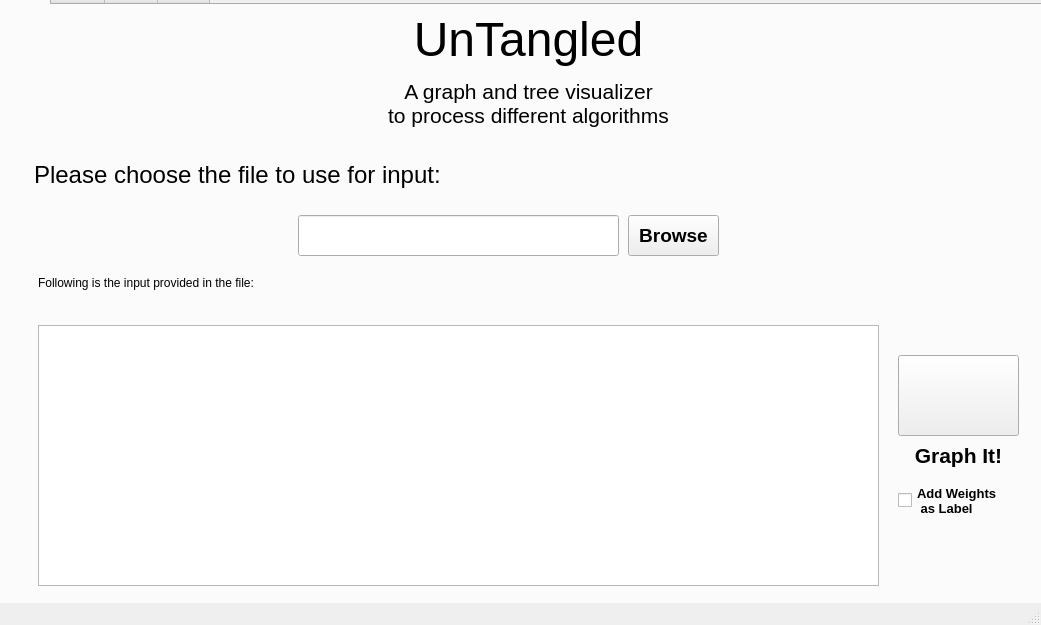
<?xml version="1.0" encoding="UTF-8"?>
<ui version="4.0">
 <class>MainWindow</class>
 <widget class="QMainWindow" name="MainWindow">
  <property name="geometry">
   <rect>
    <x>0</x>
    <y>0</y>
    <width>1041</width>
    <height>625</height>
   </rect>
  </property>
  <property name="windowTitle">
   <string>MainWindow</string>
  </property>
  <widget class="QWidget" name="centralwidget">
   <property name="autoFillBackground">
    <bool>false</bool>
   </property>
   <widget class="QTabWidget" name="Datatable">
    <property name="geometry">
     <rect>
      <x>-4</x>
      <y>-21</y>
      <width>1051</width>
      <height>631</height>
     </rect>
    </property>
    <property name="styleSheet">
     <string notr="true"/>
    </property>
    <widget class="QWidget" name="MainTab">
     <property name="styleSheet">
      <string notr="true"/>
     </property>
     <attribute name="title">
      <string>Tab 1</string>
     </attribute>
     <widget class="QPushButton" name="FileButton">
      <property name="geometry">
       <rect>
        <x>630</x>
        <y>210</y>
        <width>91</width>
        <height>41</height>
       </rect>
      </property>
      <property name="font">
       <font>
        <pointsize>14</pointsize>
        <weight>75</weight>
        <bold>true</bold>
       </font>
      </property>
      <property name="text">
       <string>Browse</string>
      </property>
     </widget>
     <widget class="QLabel" name="Inputlabel">
      <property name="geometry">
       <rect>
        <x>36</x>
        <y>150</y>
        <width>591</width>
        <height>41</height>
       </rect>
      </property>
      <property name="text">
       <string>&lt;html&gt;&lt;head/&gt;&lt;body&gt;&lt;p&gt;&lt;span style=&quot; font-size:18pt;&quot;&gt;Please choose the file to use for input:&lt;/span&gt;&lt;/p&gt;&lt;/body&gt;&lt;/html&gt;</string>
      </property>
     </widget>
     <widget class="QLineEdit" name="InputBox">
      <property name="geometry">
       <rect>
        <x>300</x>
        <y>210</y>
        <width>321</width>
        <height>41</height>
       </rect>
      </property>
      <property name="font">
       <font>
        <pointsize>12</pointsize>
       </font>
      </property>
     </widget>
     <widget class="QLabel" name="MainLabel">
      <property name="geometry">
       <rect>
        <x>300</x>
        <y>0</y>
        <width>461</width>
        <height>131</height>
       </rect>
      </property>
      <property name="styleSheet">
       <string notr="true"/>
      </property>
      <property name="text">
       <string>&lt;html&gt;&lt;head/&gt;&lt;body&gt;&lt;p align=&quot;center&quot;&gt;&lt;span style=&quot; font-size:36pt;&quot;&gt;UnTangled&lt;/span&gt;&lt;/p&gt;&lt;p align=&quot;center&quot;&gt;&lt;span style=&quot; font-size:16pt;&quot;&gt;A graph and tree visualizer &lt;br/&gt;to process different algorithms&lt;/span&gt;&lt;/p&gt;&lt;/body&gt;&lt;/html&gt;</string>
      </property>
     </widget>
     <widget class="QLabel" name="fileinputlabel">
      <property name="geometry">
       <rect>
        <x>40</x>
        <y>262</y>
        <width>451</width>
        <height>31</height>
       </rect>
      </property>
      <property name="text">
       <string>&lt;html&gt;&lt;head/&gt;&lt;body&gt;&lt;p&gt;&lt;span style=&quot; font-size:18pt;&quot;&gt;Following is the input provided in the file:&lt;/span&gt;&lt;/p&gt;&lt;/body&gt;&lt;/html&gt;</string>
      </property>
     </widget>
     <widget class="QTextBrowser" name="FileDatabox">
      <property name="geometry">
       <rect>
        <x>40</x>
        <y>320</y>
        <width>841</width>
        <height>261</height>
       </rect>
      </property>
     </widget>
     <widget class="QPushButton" name="GraphItbutton">
      <property name="geometry">
       <rect>
        <x>900</x>
        <y>350</y>
        <width>121</width>
        <height>81</height>
       </rect>
      </property>
      <property name="mouseTracking">
       <bool>false</bool>
      </property>
      <property name="styleSheet">
       <string notr="true">background-colo= qconicalgradient(cx:0, cy:0, angle:135, stop:0 rgba(255, 255, 0, 69), stop:0.375 rgba(255, 255, 0, 69), stop:0.423533 rgba(251, 255, 0, 145), stop:0.45 rgba(247, 255, 0, 208), stop:0.477581 rgba(255, 244, 71, 130), stop:0.518717 rgba(255, 218, 71, 130), stop:0.55 rgba(255, 255, 0, 255), stop:0.57754 rgba(255, 203, 0, 130), stop:0.625 rgba(255, 255, 0, 69), stop:1 rgba(255, 255, 0, 69))border: 2px dashed black;</string>
      </property>
      <property name="text">
       <string/>
      </property>
      <property name="icon">
       <iconset>
        <normaloff>icon.png</normaloff>icon.png</iconset>
      </property>
      <property name="iconSize">
       <size>
        <width>111</width>
        <height>71</height>
       </size>
      </property>
     </widget>
     <widget class="QLabel" name="Graphitlabel">
      <property name="geometry">
       <rect>
        <x>900</x>
        <y>430</y>
        <width>121</width>
        <height>41</height>
       </rect>
      </property>
      <property name="font">
       <font>
        <pointsize>12</pointsize>
        <weight>75</weight>
        <bold>true</bold>
       </font>
      </property>
      <property name="text">
       <string>&lt;html&gt;&lt;head/&gt;&lt;body&gt;&lt;p align=&quot;center&quot;&gt;&lt;span style=&quot; font-size:16pt;&quot;&gt;Graph It!&lt;/span&gt;&lt;/p&gt;&lt;/body&gt;&lt;/html&gt;</string>
      </property>
     </widget>
     <widget class="QCheckBox" name="labelcheckbox">
      <property name="geometry">
       <rect>
        <x>900</x>
        <y>480</y>
        <width>121</width>
        <height>31</height>
       </rect>
      </property>
      <property name="font">
       <font>
        <pointsize>10</pointsize>
        <weight>75</weight>
        <bold>true</bold>
       </font>
      </property>
      <property name="text">
       <string>Add Weights 
 as Label</string>
      </property>
     </widget>
    </widget>
    <widget class="QWidget" name="VisualINTab">
     <attribute name="title">
      <string>Tab 2</string>
     </attribute>
     <widget class="QLabel" name="InputGraph">
      <property name="geometry">
       <rect>
        <x>30</x>
        <y>10</y>
        <width>981</width>
        <height>441</height>
       </rect>
      </property>
      <property name="text">
       <string>TextLabel</string>
      </property>
      <property name="scaledContents">
       <bool>true</bool>
      </property>
     </widget>
     <widget class="QComboBox" name="Algochoicebox">
      <property name="geometry">
       <rect>
        <x>270</x>
        <y>500</y>
        <width>271</width>
        <height>41</height>
       </rect>
      </property>
      <property name="font">
       <font>
        <pointsize>16</pointsize>
       </font>
      </property>
      <item>
       <property name="text">
        <string>Prims Algorithm</string>
       </property>
      </item>
      <item>
       <property name="text">
        <string>Kruskal Algorithm</string>
       </property>
      </item>
      <item>
       <property name="text">
        <string>Dijkstra Algorithm</string>
       </property>
      </item>
      <item>
       <property name="text">
        <string>Bellman Ford Algorithm</string>
       </property>
      </item>
      <item>
       <property name="text">
        <string>Floyd Warshall Algorithm</string>
       </property>
      </item>
      <item>
       <property name="text">
        <string>Borůvka's Algorithm</string>
       </property>
      </item>
      <item>
       <property name="text">
        <string>Clustering Coefficient in Graph Theory</string>
       </property>
      </item>
     </widget>
     <widget class="QLabel" name="algolabel">
      <property name="geometry">
       <rect>
        <x>250</x>
        <y>460</y>
        <width>531</width>
        <height>41</height>
       </rect>
      </property>
      <property name="text">
       <string>&lt;html&gt;&lt;head/&gt;&lt;body&gt;&lt;p&gt;&lt;span style=&quot; font-size:18pt;&quot;&gt;Please choose an algorithm to run on this graph:&lt;/span&gt;&lt;/p&gt;&lt;/body&gt;&lt;/html&gt;</string>
      </property>
     </widget>
     <widget class="QPushButton" name="runalgobutton">
      <property name="geometry">
       <rect>
        <x>570</x>
        <y>500</y>
        <width>171</width>
        <height>81</height>
       </rect>
      </property>
      <property name="font">
       <font>
        <pointsize>14</pointsize>
       </font>
      </property>
      <property name="autoFillBackground">
       <bool>false</bool>
      </property>
      <property name="styleSheet">
       <string notr="true">background-color: qlineargradient(spread:pad, x1:0, y1:0, x2:1, y2:1, stop:0.113636 rgba(0, 72, 162, 255), stop:1 rgba(212, 111, 111, 255))</string>
      </property>
      <property name="text">
       <string>Run It</string>
      </property>
      <property name="icon">
       <iconset>
        <normaloff>algo.png</normaloff>algo.png</iconset>
      </property>
      <property name="iconSize">
       <size>
        <width>181</width>
        <height>71</height>
       </size>
      </property>
     </widget>
     <widget class="QCheckBox" name="visualoutputcheckbox">
      <property name="enabled">
       <bool>true</bool>
      </property>
      <property name="geometry">
       <rect>
        <x>290</x>
        <y>540</y>
        <width>111</width>
        <height>41</height>
       </rect>
      </property>
      <property name="font">
       <font>
        <pointsize>10</pointsize>
        <weight>75</weight>
        <bold>true</bold>
       </font>
      </property>
      <property name="text">
       <string>Show Output 
 Visually</string>
      </property>
     </widget>
     <widget class="QCheckBox" name="tabularoutputcheckbox">
      <property name="enabled">
       <bool>true</bool>
      </property>
      <property name="geometry">
       <rect>
        <x>420</x>
        <y>540</y>
        <width>111</width>
        <height>41</height>
       </rect>
      </property>
      <property name="font">
       <font>
        <pointsize>10</pointsize>
        <weight>75</weight>
        <bold>true</bold>
       </font>
      </property>
      <property name="text">
       <string>Show Output 
 in Table</string>
      </property>
     </widget>
    </widget>
    <widget class="QWidget" name="VisualOUTTab">
     <attribute name="title">
      <string>Page</string>
     </attribute>
     <widget class="QLabel" name="OutputGraph">
      <property name="geometry">
       <rect>
        <x>20</x>
        <y>100</y>
        <width>991</width>
        <height>481</height>
       </rect>
      </property>
      <property name="text">
       <string>TextLabel</string>
      </property>
      <property name="scaledContents">
       <bool>true</bool>
      </property>
     </widget>
     <widget class="QLabel" name="Outputgraphlabel">
      <property name="geometry">
       <rect>
        <x>20</x>
        <y>30</y>
        <width>791</width>
        <height>51</height>
       </rect>
      </property>
      <property name="font">
       <font>
        <family>MS Serif</family>
        <pointsize>25</pointsize>
        <weight>75</weight>
        <bold>true</bold>
       </font>
      </property>
      <property name="text">
       <string>Result Generated by: </string>
      </property>
     </widget>
    </widget>
    <widget class="QWidget" name="DataTab">
     <attribute name="title">
      <string>Page</string>
     </attribute>
     <widget class="QTableWidget" name="outputtable">
      <property name="geometry">
       <rect>
        <x>60</x>
        <y>100</y>
        <width>911</width>
        <height>481</height>
       </rect>
      </property>
     </widget>
     <widget class="QLabel" name="Outputtablelabel">
      <property name="geometry">
       <rect>
        <x>60</x>
        <y>20</y>
        <width>791</width>
        <height>71</height>
       </rect>
      </property>
      <property name="font">
       <font>
        <family>MS Serif</family>
        <pointsize>25</pointsize>
        <weight>75</weight>
        <bold>true</bold>
       </font>
      </property>
      <property name="text">
       <string>Result Generated by: </string>
      </property>
     </widget>
    </widget>
   </widget>
  </widget>
  <widget class="QMenuBar" name="menubar">
   <property name="geometry">
    <rect>
     <x>0</x>
     <y>0</y>
     <width>1041</width>
     <height>21</height>
    </rect>
   </property>
  </widget>
  <widget class="QStatusBar" name="statusbar"/>
 </widget>
 <resources/>
 <connections/>
</ui>
